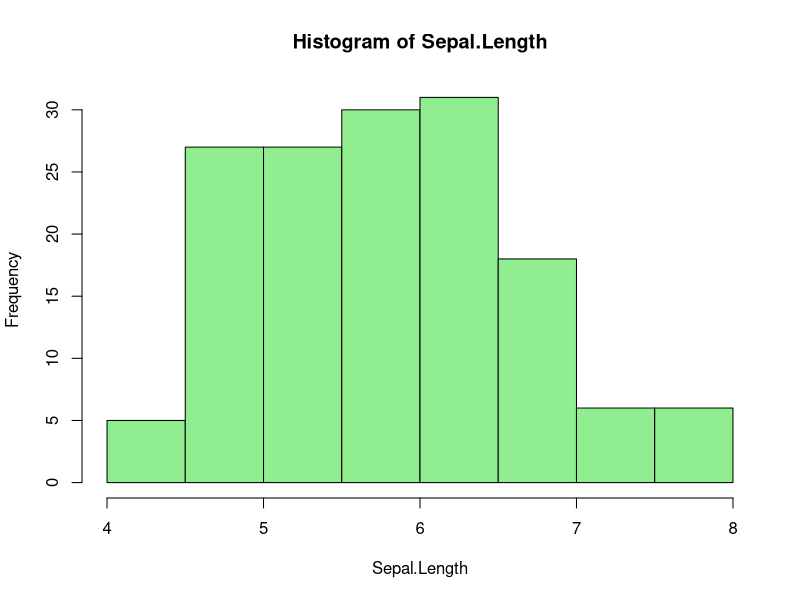
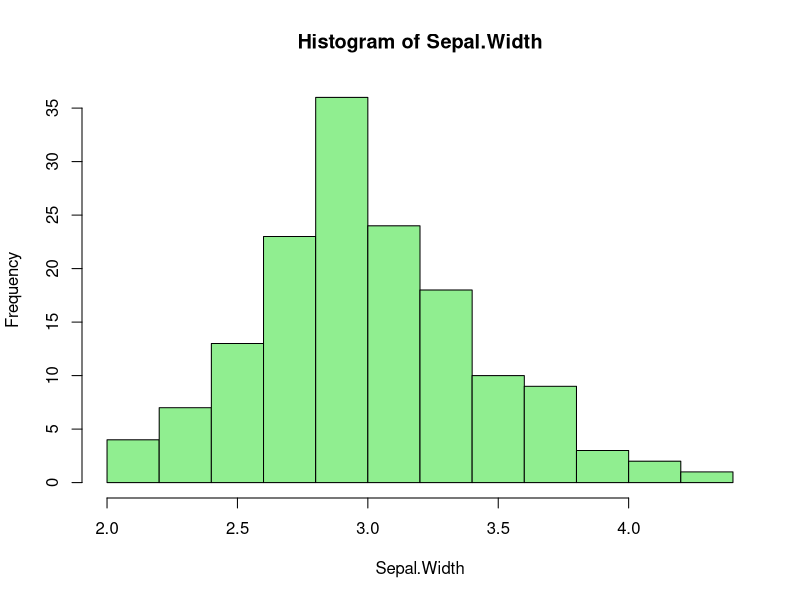
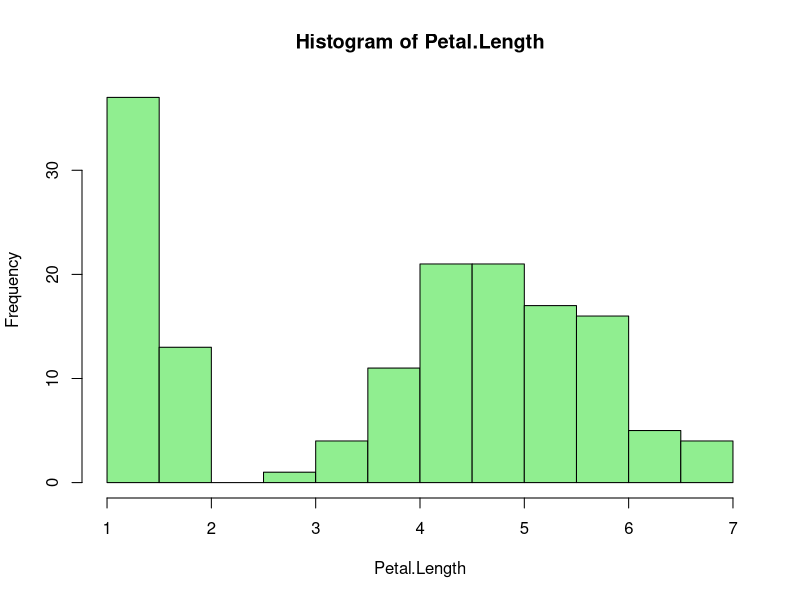
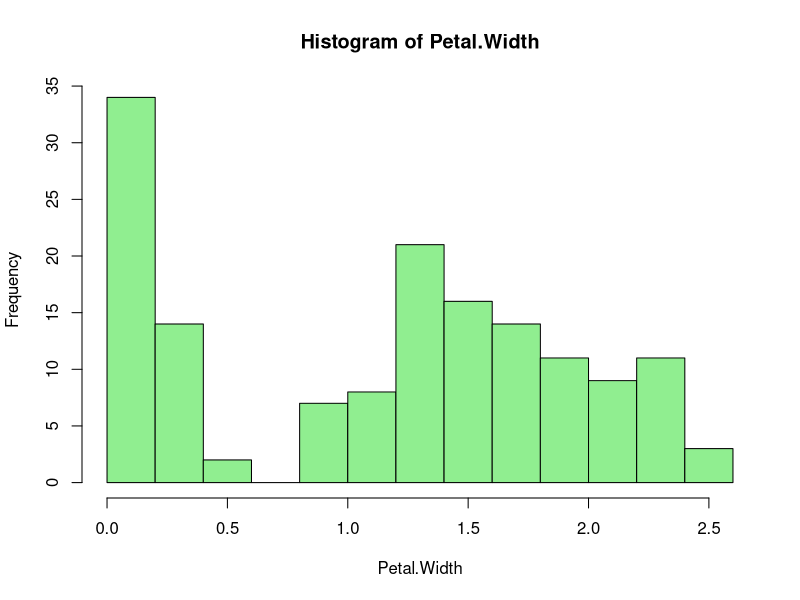
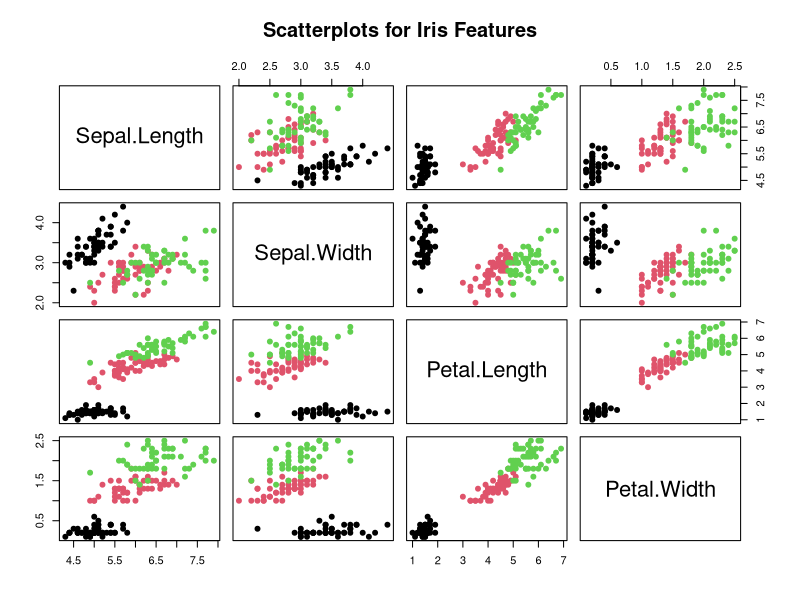

Here is the R script that generated these plots, in order:
data(iris)
head(iris)
str(iris)     
summary(iris)
ls()  
for (feature in colnames(iris)[-5]) { 
  hist(iris[[feature]],
       main = paste("Histogram of", feature),
       xlab = feature,
       col = "lightgreen",
       border = "black",
       breaks = 10)
}


pairs(iris[, 1:4],
     main = "Scatterplots for Iris Features",
     col = iris$Species,
      pch = 19)

get_mode <- function(x) {
  uniq_vals <- unique(x)
  uniq_vals[which.max(tabulate(match(x, uniq_vals)))]
}

# Perform descriptive analysis
for (feature in colnames(iris)[-5]) {  # Exclude 'Species'
  cat("\nFeature:", feature, "\n")
  cat("Mean:", mean(iris[[feature]]), "\n")
  cat("Median:", median(iris[[feature]]), "\n")
  cat("Mode:", get_mode(iris[[feature]]), "\n")
}
